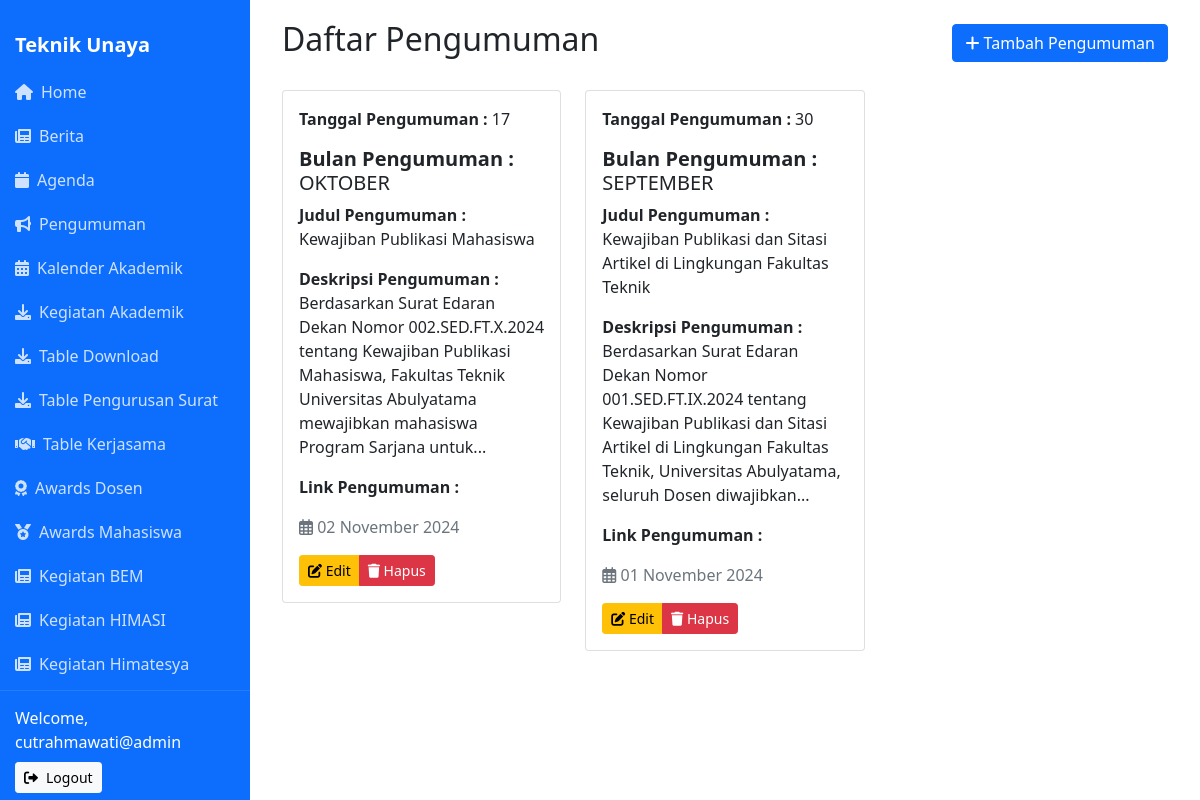
Screenshot of /admin/view_pengumuman.php (signed in) with the database file from the repository.
### tables this page shows
CREATE TABLE `pengumuman` (
  `id_pengumuman` int(11) NOT NULL,
  `tanggal_pengumuman` int(40) NOT NULL,
  `bulan_pengumuman` varchar(225) NOT NULL,
  `judul_pengumuman` varchar(255) NOT NULL,
  `desc_pengumuman` varchar(255) NOT NULL,
  `date` date NOT NULL
);

### admin/view_pengumuman.php (the view)
<?php
include '../db.php';
include 'header.php';
$result = $conn->query("SELECT * FROM pengumuman ORDER BY date DESC");
?>
<div class="container">
    <div class="d-flex justify-content-between align-items-center mb-4">
        <h2>Daftar Pengumuman</h2>
        <a href="create_pengumuman.php" class="btn btn-primary">
            <i class="fas fa-plus"></i> Tambah Pengumuman
        </a>
    </div>
    <div class="row">
        <?php while ($row = $result->fetch_assoc()): ?>
        <div class="col-md-4">
            <div class="card">
                <div class="card-body">
                    <p class="card-text"><strong>Tanggal Pengumuman : </strong> <?php echo $row['tanggal_pengumuman']; ?></p>
                    <h5 class="card-title"><strong>Bulan Pengumuman : </strong><?php echo $row['bulan_pengumuman']; ?></h5>
                    <p class="card-text"><strong>Judul Pengumuman : </strong> <?php echo $row['judul_pengumuman']; ?></p>
                    <p class="card-text"><strong>Deskripsi Pengumuman : </strong> <?php echo $row['desc_pengumuman']; ?></p>
                    <p class="card-text"><strong>Link Pengumuman : </strong> <?php echo $row['link']; ?></p>
                    <p class="text-muted"><i class="far fa-calendar-alt"></i> <?php echo date('d F Y', strtotime($row['date'])); ?></p>
                    <div class="btn-group">
                        <a href="edit_pengumuman.php?id_pengumuman=<?php echo $row['id_pengumuman']; ?>" class="btn btn-warning btn-sm btn-action">
                            <i class="fas fa-edit"></i> Edit
                        </a>
                        <a href="delete_pengumuman.php?id_pengumuman=<?php echo $row['id_pengumuman']; ?>" class="btn btn-danger btn-sm btn-action"
                           onclick="return confirm('Yakin ingin menghapus?')">
                            <i class="fas fa-trash"></i> Hapus
                        </a>
                    </div>
                </div>
            </div>
        </div>
        <?php endwhile; ?>
    </div>
</div>

### rows the page displays
pengumuman: tanggal_pengumuman "17", bulan_pengumuman "OKTOBER", judul_pengumuman "Kewajiban Publikasi Mahasiswa", desc_pengumuman "Berdasarkan Surat Edaran Dekan Nomor 002.SED.FT.X.2024 tentang Kewajiban Publikasi Mahasiswa, Fakultas Teknik Universitas Abulyatama mewajibkan mahasiswa Program Sarjana untuk...", date "02 November 2024"
pengumuman: tanggal_pengumuman "30", bulan_pengumuman "SEPTEMBER", judul_pengumuman "Kewajiban Publikasi dan Sitasi Artikel di Lingkungan Fakultas Teknik", desc_pengumuman "Berdasarkan Surat Edaran Dekan Nomor 001.SED.FT.IX.2024 tentang Kewajiban Publikasi dan Sitasi Artikel di Lingkungan Fakultas Teknik, Universitas Abulyatama, seluruh Dosen diwajibkan...", date "01 November 2024"

### other values shown
$_SESSION['admin_username'] "cutrahmawati@admin"
